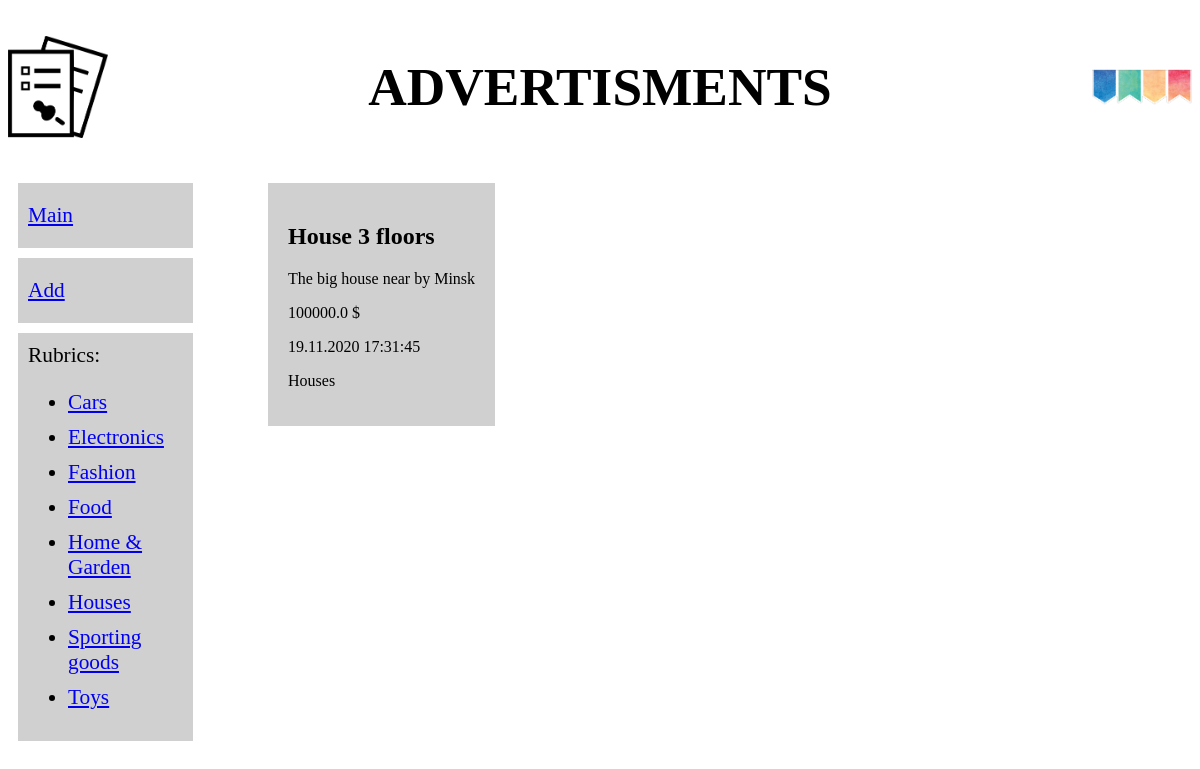
Screenshot of /3/ with the database file from the repository.
### bboard/models.py (models this page shows, shortened)
class Rubric(models.Model):
	name = models.CharField(max_length=20,db_index=True,verbose_name='NAME')
	class Meta:
		verbose_name_plural = 'Rubrics'
		verbose_name='Rubric'
		ordering = ['name']

class Bb(models.Model):
	title = models.CharField(max_length=50, verbose_name='TITLE')
	content = models.TextField(null=True,blank=True, verbose_name='CONTENT')
	price = models.FloatField(null=True, blank=True, verbose_name='PRICE')
	published = models.DateTimeField(auto_now_add=True, db_index=True, verbose_name='PUBLISHED')
	rubric = models.ForeignKey('Rubric', null=True,on_delete=models.PROTECT, verbose_name='Rubric')
	class Meta:
		verbose_name_plural = 'Advertisments'
		verbose_name = 'Advertisment'
		ordering = ['-published']

### bboard/views.py (the view)
# urls.py: path('<int:rubric_id>/', by_rubric,name='by_rubric'),
def by_rubric(request, rubric_id):
	bbs = Bb.objects.filter(rubric=rubric_id)
	rubrics = Rubric.objects.all()
	current_rubric = Rubric.objects.get(pk=rubric_id)
	context = {'bbs':bbs, 'rubrics':rubrics,'current_rubric':current_rubric}
	return render(request, 'bboard/index.html', context)

### bboard/templates/bboard/index.html
{% extends "layout/basic.html" %}
{% block content %}
	{% for bb in bbs %}
		<div class="b">
			<h2>{{ bb.title }}</h2>
			<p>{{ bb.content }}</p>
			<p>{{ bb.price }} $</p>
			<p> {{ bb.published|date:"d.m.Y H:i:s" }}</p>
			<p><a href="{% url 'bboard:by_rubric' bb.rubric.pk %}"></a>{{ bb.rubric.name }}</p>
		</div>
	{% endfor %}
{% endblock content %}

### bboard/templates/layout/basic.html (shortened to what this page needs)
{% load static %}
<!DOCTYPE html>
<html>
<head>
	<link rel="stylesheet" type="text/css" href="{% static "bboard/style.css" %}">
</head>
<body>
	<header>
		<h1>Advertisments</h1>
	</header>
	<nav>
		<div class="card">
			<a href="{% url 'bboard:index' %}">Main</a>
		</div>
		<div class="card">
			<a href="{% url 'bboard:add' %}">Add</a>
		</div>
		<div class="card">
			Rubrics:
			<ul>
			{% for rubric in rubrics %}
			<li><a href="{% url 'bboard:by_rubric' rubric.pk %}">{{ rubric.name }}</a></li>
			{% endfor %}
			</ul>
		</div>
	</nav>
	<section>
		{% block content %}
		{% endblock content %}
	</section>
</body>
</html>

### bboard/static/bboard/style.css (style rules this page uses)
* { box-sizing: border-box; }
header h1 { font-size: 40pt; text-transform: uppercase; text-align: center; background-image: url("bb.png"), url("bb2.png"); background-position: left, right; background-repeat: no-repeat, no-repeat; background-size: 100px,100px; padding: 20px; width: 100%; }
nav { font-size: 16pt; width: 250px; float: left; }
nav a { display: block; margin: 10px 0px; }
section { margin-left: 170px; }
.card { margin: 10px; padding: 10px; background-color: rgb(209, 208, 208); width: 70%; }
.b { margin: 10px; padding: 20px; background-color: rgb(209, 208, 208); display: inline-block; }

### rows the page displays
Rubric: name "Cars"
Rubric: name "Electronics"
Rubric: name "Fashion"
Rubric: name "Food"
Rubric: name "Home & Garden"
Rubric: name "Houses"
Rubric: name "Sporting goods"
Rubric: name "Toys"
Bb: title "House 3 floors", content "The big house near by Minsk", price "100000.0", published "19.11.2020 17:31:45", rubric.name "Houses"
